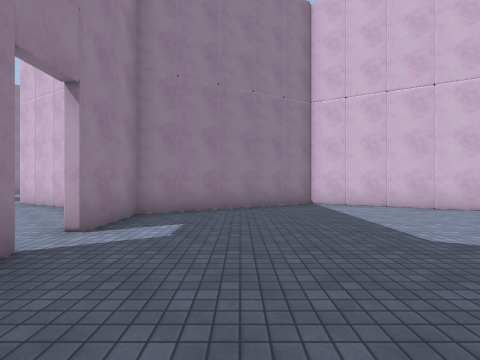
View 1 (above)

17 first-person views from a walk through a Unity game level. The camera is 1.4 m above the floor, looks level and sees 85° across. The floor is counted in squares, 2 m on a side. Each view is taken from the middle of a square. On the plan, view 1 faces up. The plan holds only what a view shows up to about 9 squares ahead; the rest is blank. The place goes on beyond the plan. The player character is not drawn. Some surface patterns are stand-ins.

View 2
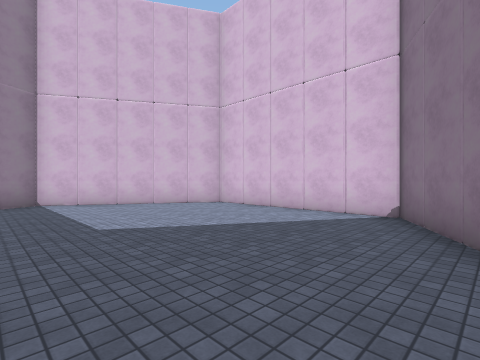

View 3
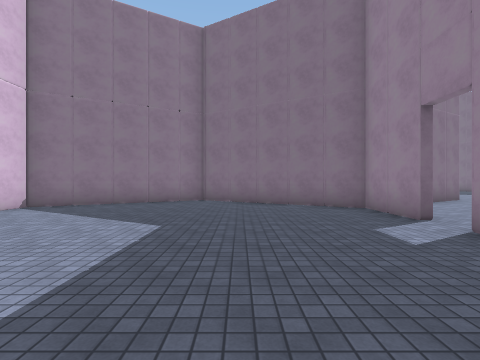

View 4
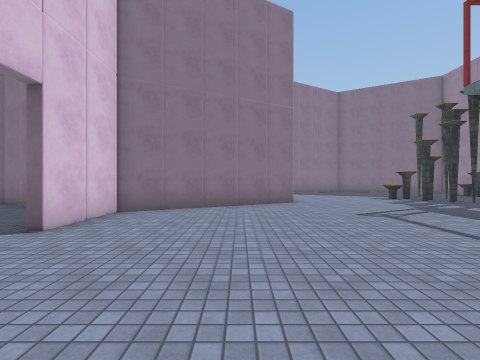

View 5
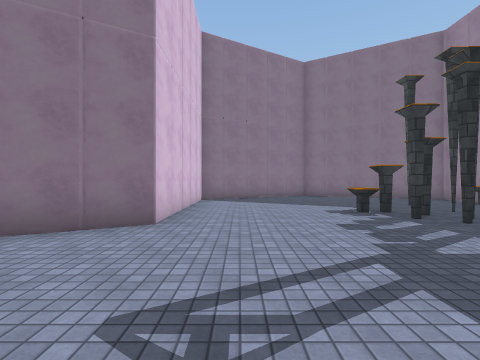

View 6
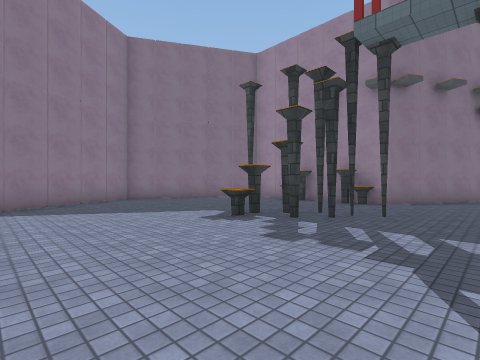

View 7
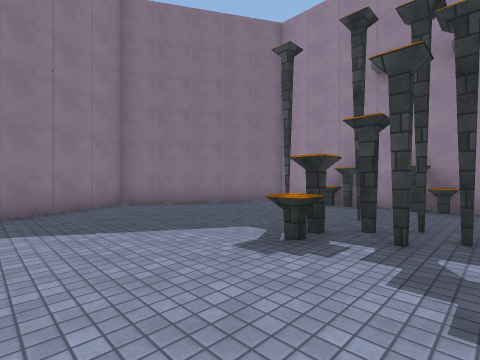

View 8
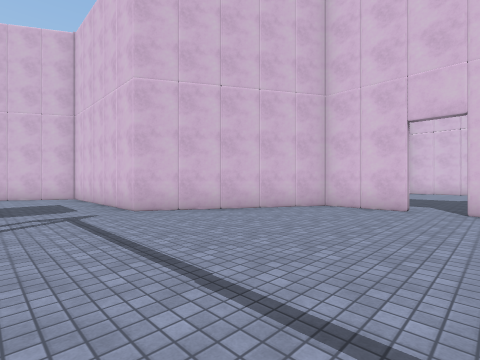

View 9
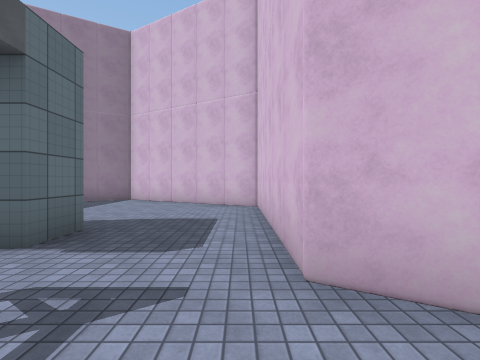

View 10
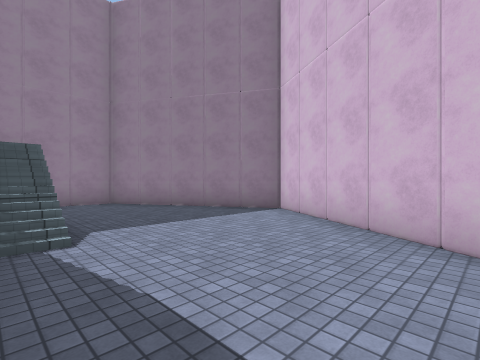

View 11
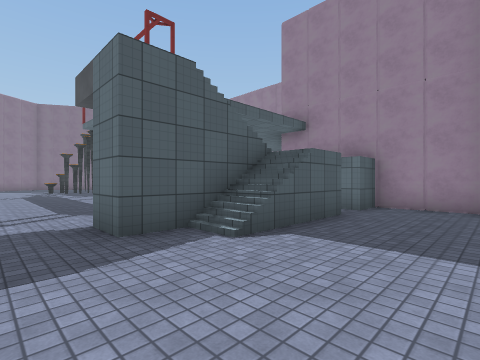

View 12
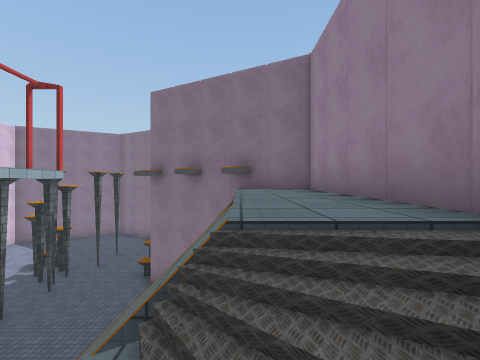

View 13
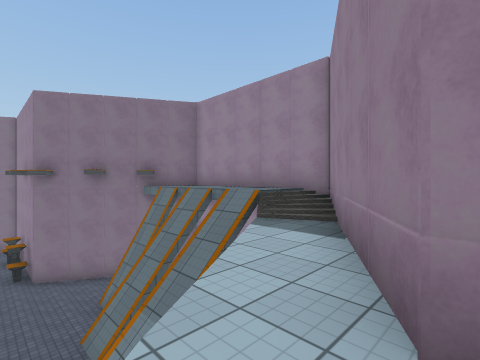

View 14
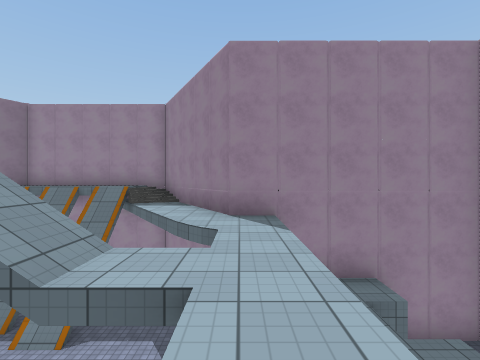

View 15
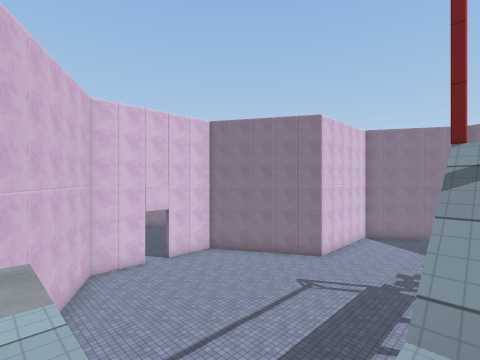

View 16
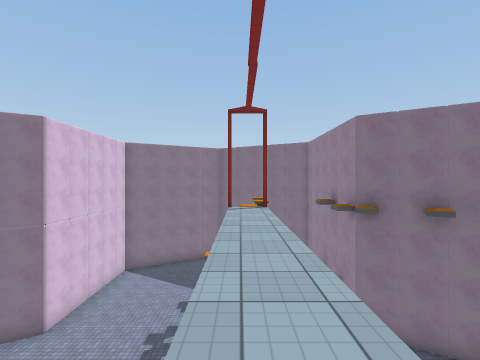

View 17
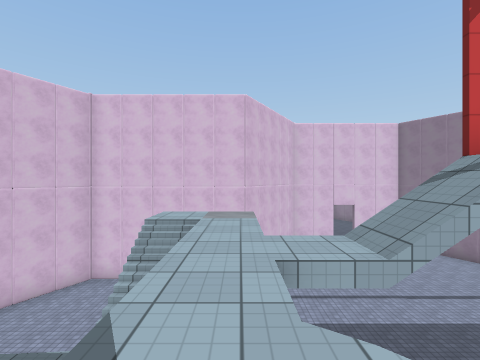

### Floor plan
Key: @ floor where view 1 was taken; # wall or solid block; . main floor; : floor 2.5 m higher than the main floor; + floor 5 m higher than the main floor; * floor 6 m higher than the main floor; % floor 7 m higher than the main floor; / step, stairs or slope; = window, fence, low wall or low ledge; v drop or lower ground; O other object.
Columns run from 20 left of view 1 to 7 right of it. Each row starts with its distance up from view 1.
 15         #.##
 14       ##....#
 13      #.......##
 12     #.........#
 11     #.........#
 10      #/////...#
  9      #v://+/..#
  8     #++++++/..#      ###
  7   ##++/.+ .....##   #...##
  6  #///. ./ .......###.....##
  5 #///..  / ........#........#
  4 #*//// .% ........#........#
  3 #*/ #. .%..................#
  2 #** #...%.........#........#
  1 #*/ =...%.........#........#
  0 ##/.....%........###@.....##
 -1   #.....%.......#  ##...##
 -2    ##...O.....##     ####
 -3      O..OO....#
 -4     #..O.O....#
 -5      O.O......#
 -6     #.........#
 -7     #.........#
 -8      ##.....##
 -9        ##..#
-10          ##

Positions as (right, up) in squares from view 1, and headings:
1: (0, 0), facing up
2: (1, -1), facing up-right
3: (1, 7), facing down
4: (-5, 6), facing down
5: (-8, 2), facing down
6: (-7, 0), facing down-left
7: (-8, -2), facing down-left
8: (-9, 2), facing up-right
9: (-7, 6), facing up
10: (-7, 10), facing up-left
11: (-8, 13), facing down-left
12: (-18, 6), facing down
13: (-14, 8), facing down-left
14: (-10, 8), facing left
15: (-12, 8), facing down-right
16: (-12, 5), facing down
17: (-15, 8), facing right
